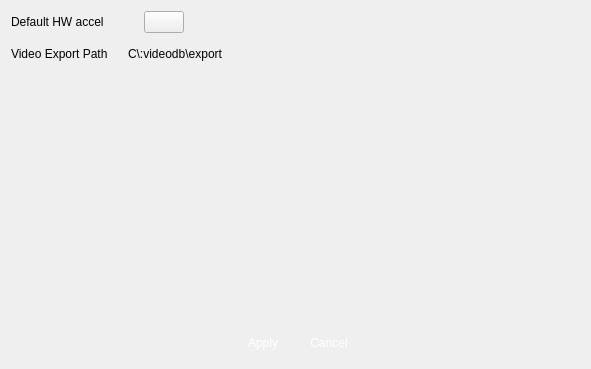
<?xml version="1.0" encoding="UTF-8"?>
<ui version="4.0">
 <class>VSCVideoSetting</class>
 <widget class="QWidget" name="VSCVideoSetting">
  <property name="geometry">
   <rect>
    <x>0</x>
    <y>0</y>
    <width>591</width>
    <height>369</height>
   </rect>
  </property>
  <property name="windowTitle">
   <string>HDFS</string>
  </property>
  <property name="windowIcon">
   <iconset>
    <normaloff>:/logo/resources/vscsmall.jpg</normaloff>:/logo/resources/vscsmall.jpg</iconset>
  </property>
  <layout class="QVBoxLayout" name="verticalLayout">
   <item>
    <layout class="QGridLayout" name="gridLayout">
     <property name="horizontalSpacing">
      <number>40</number>
     </property>
     <item row="0" column="0">
      <widget class="QLabel" name="label_3">
       <property name="text">
        <string>Default HW accel</string>
       </property>
      </widget>
     </item>
     <item row="0" column="2">
      <spacer name="horizontalSpacer_3">
       <property name="orientation">
        <enum>Qt::Horizontal</enum>
       </property>
       <property name="sizeHint" stdset="0">
        <size>
         <width>40</width>
         <height>20</height>
        </size>
       </property>
      </spacer>
     </item>
     <item row="0" column="1">
      <widget class="SwitchButton" name="hwaccel">
       <property name="maximumSize">
        <size>
         <width>80</width>
         <height>25</height>
        </size>
       </property>
       <property name="text">
        <string/>
       </property>
       <property name="icon">
        <iconset resource="../main/vscmainwindows.qrc">
         <normaloff>:/action/resources/switchputton.png</normaloff>:/action/resources/switchputton.png</iconset>
       </property>
       <property name="iconSize">
        <size>
         <width>80</width>
         <height>25</height>
        </size>
       </property>
      </widget>
     </item>
    </layout>
   </item>
   <item>
    <layout class="QHBoxLayout" name="horizontalLayout_3">
     <property name="spacing">
      <number>20</number>
     </property>
     <item>
      <widget class="QLabel" name="label_4">
       <property name="text">
        <string>Video Export Path</string>
       </property>
      </widget>
     </item>
     <item>
      <layout class="QHBoxLayout" name="horizontalLayout_2">
       <item>
        <widget class="QLabel" name="fileLoc">
         <property name="maximumSize">
          <size>
           <width>270</width>
           <height>16777215</height>
          </size>
         </property>
         <property name="text">
          <string>C\:videodb\export</string>
         </property>
         <property name="wordWrap">
          <bool>false</bool>
         </property>
        </widget>
       </item>
      </layout>
     </item>
     <item>
      <widget class="QPushButton" name="pushButtonDir">
       <property name="minimumSize">
        <size>
         <width>30</width>
         <height>30</height>
        </size>
       </property>
       <property name="maximumSize">
        <size>
         <width>30</width>
         <height>30</height>
        </size>
       </property>
       <property name="styleSheet">
        <string notr="true">QPushButton:hover {
border:none;
color:white;
background-color: rgb(85, 170, 255);}
QPushButton:pressed {
background-color: rgb(200, 200, 200);}</string>
       </property>
       <property name="text">
        <string/>
       </property>
       <property name="icon">
        <iconset resource="../main/vscmainwindows.qrc">
         <normaloff>:/action/resources/folder.png</normaloff>:/action/resources/folder.png</iconset>
       </property>
       <property name="iconSize">
        <size>
         <width>28</width>
         <height>28</height>
        </size>
       </property>
       <property name="flat">
        <bool>true</bool>
       </property>
      </widget>
     </item>
     <item>
      <spacer name="horizontalSpacer_4">
       <property name="orientation">
        <enum>Qt::Horizontal</enum>
       </property>
       <property name="sizeHint" stdset="0">
        <size>
         <width>40</width>
         <height>20</height>
        </size>
       </property>
      </spacer>
     </item>
    </layout>
   </item>
   <item>
    <spacer name="verticalSpacer">
     <property name="orientation">
      <enum>Qt::Vertical</enum>
     </property>
     <property name="sizeHint" stdset="0">
      <size>
       <width>20</width>
       <height>40</height>
      </size>
     </property>
    </spacer>
   </item>
   <item>
    <layout class="QHBoxLayout" name="horizontalLayout">
     <item>
      <spacer name="horizontalSpacer">
       <property name="orientation">
        <enum>Qt::Horizontal</enum>
       </property>
       <property name="sizeHint" stdset="0">
        <size>
         <width>40</width>
         <height>20</height>
        </size>
       </property>
      </spacer>
     </item>
     <item>
      <widget class="QPushButton" name="pushButtonApply">
       <property name="minimumSize">
        <size>
         <width>60</width>
         <height>30</height>
        </size>
       </property>
       <property name="maximumSize">
        <size>
         <width>60</width>
         <height>30</height>
        </size>
       </property>
       <property name="styleSheet">
        <string notr="true">QPushButton { 
border:none;
color:white;
background-image: url(:/action/resources/button.png);}
QPushButton:hover {
	background-image: url(:/action/resources/buttonpress.png);}
QPushButton:pressed {
	background-image: url(:/action/resources/button.png);}
</string>
       </property>
       <property name="text">
        <string>Apply</string>
       </property>
       <property name="iconSize">
        <size>
         <width>60</width>
         <height>40</height>
        </size>
       </property>
      </widget>
     </item>
     <item>
      <widget class="QPushButton" name="pushButtonCancel">
       <property name="minimumSize">
        <size>
         <width>60</width>
         <height>30</height>
        </size>
       </property>
       <property name="maximumSize">
        <size>
         <width>60</width>
         <height>30</height>
        </size>
       </property>
       <property name="styleSheet">
        <string notr="true">QPushButton { 
border:none;
color:white;
background-image: url(:/action/resources/button.png);}
QPushButton:hover {
	background-image: url(:/action/resources/buttonpress.png);}
QPushButton:pressed {
	background-image: url(:/action/resources/button.png);}
</string>
       </property>
       <property name="text">
        <string>Cancel</string>
       </property>
       <property name="iconSize">
        <size>
         <width>60</width>
         <height>40</height>
        </size>
       </property>
      </widget>
     </item>
     <item>
      <spacer name="horizontalSpacer_2">
       <property name="orientation">
        <enum>Qt::Horizontal</enum>
       </property>
       <property name="sizeHint" stdset="0">
        <size>
         <width>40</width>
         <height>20</height>
        </size>
       </property>
      </spacer>
     </item>
    </layout>
   </item>
  </layout>
  <zorder>verticalSpacer</zorder>
 </widget>
 <customwidgets>
  <customwidget>
   <class>SwitchButton</class>
   <extends>QPushButton</extends>
   <header>switchbutton.h</header>
  </customwidget>
 </customwidgets>
 <resources>
  <include location="../main/vscmainwindows.qrc"/>
 </resources>
 <connections/>
</ui>
